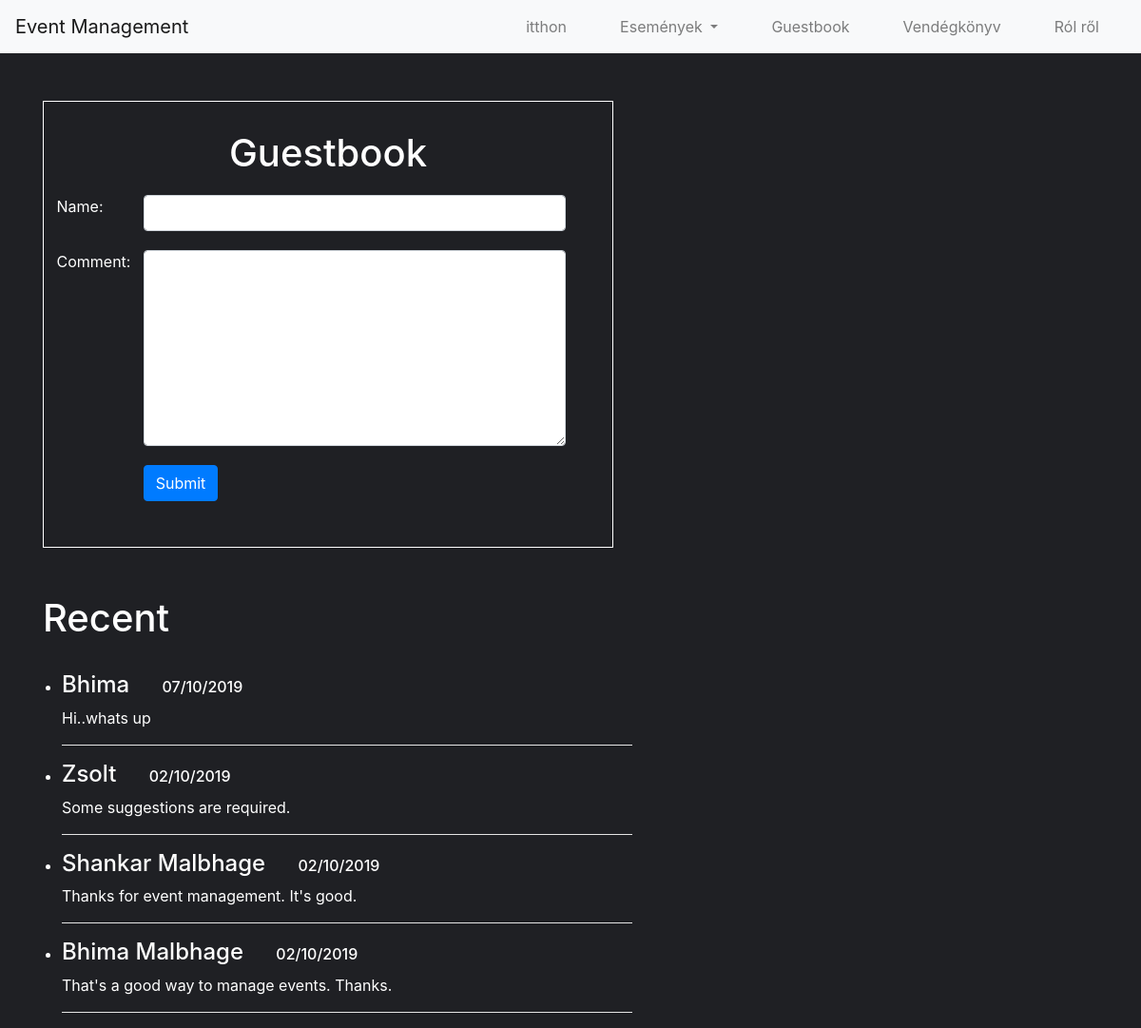
/forum.php?lang=hr, run on the app's committed database.
### tables this page shows
CREATE TABLE `forum` (
  `id` int(11) NOT NULL,
  `name` varchar(1000) NOT NULL,
  `date` varchar(100) NOT NULL,
  `comment` longtext NOT NULL
);

### forum.php (the view, shortened to what this page needs)
<?php
include "config.php";
?>
<!DOCTYPE html>
<html>
<head>
		<link rel="stylesheet" type="text/css" href="style.css">
<link rel="stylesheet" href="https://maxcdn.bootstrapcdn.com/bootstrap/4.3.1/css/bootstrap.min.css">
</head>
<body style="background-color: #1f2024;color: white;">
<?php include 'header.php';?>
<section>
	<div class="container">
		<div class="forum-box">
			<h1 class="text-center">Guestbook</h1>
			<form action="forum.php" method="post">
			<div class="row field">
				<div class="col-md-2 col-4" style="">&nbsp;&nbsp;&nbsp;Name:</div>
				<div class="col-md-10 col-8" >
					<input type="text" name="name" class="form-control" style="width: 90%;" required="true">
				</div>
			</div>
			<div class="row field">
				<div class="col-md-2 col-4" style="">&nbsp;&nbsp;&nbsp;Comment:</div>
				<div class="col-md-10 col-8" >
					<textarea class="form-control" name="comment" rows="8" style="width: 90%;" required="true"></textarea>
				</div>
			</div>
						<div class="row field">
				<div class="col-md-2 col-4" style=""></div>
				<div class="col-md-10 col-8" >
					<input type="Submit" name="subforum" value="Submit" class="btn btn-primary">
				</div>
			</div>
			</form>
		</div>
	</div>
</section>
<section id="forum-bottom">
	<div class="container">
		<h1>Recent</h1>
		<br>
		<div class="flist">
			<ul>
				<?php
					$sql = "SELECT id,name, date,comment FROM forum ORDER BY date DESC, id DESC";
					$result = $conn->query($sql);
					if ($result->num_rows > 0) {
					    while($row = $result->fetch_assoc()) {
					    ?>
			<li><h4><?php echo $row['name']; ?><span style="font-size: 16px;margin-left: 30px;"> <?php echo $row['date']; ?> </span></h4>
					<p><?php echo $row['comment']; ?></p>
				</li>
				<hr>
					    <?php
					    }
					} else {
					    echo "0 results";
					}
				?>
			</ul>
		</div>
	</div>
</section>
</body>
</html>

### style.css (style rules this page uses)
* { margin: 0; padding: 0; }
body { font-family: sans-serif; }
.forum-box { width: 600px; height: 470px; border:1px solid white; margin:50px 0; }
.forum-box h1 { margin-top: 30px; }
.forum-box .field { margin-top: 20px; }
.flist { width: 600px; padding-left: 20px; }
.flist hr { background-color: white; width: 600px; }
.contact-box .field,h1 { margin-top: 20px; }

### data on the page
forum: name "Bhima", date "07/10/2019", comment "Hi..whats up"
forum: name "Zsolt", date "02/10/2019", comment "Some suggestions are required."
forum: name "Shankar Malbhage", date "02/10/2019", comment "Thanks for event management. It's good."
forum: name "Bhima Malbhage", date "02/10/2019", comment "That's a good way to manage events. Thanks."

### other printed values
$i[0] "itthon"
$i[1] "Események"
$i[5] "Vendégkönyv"
$i[6] "Ról ről"
